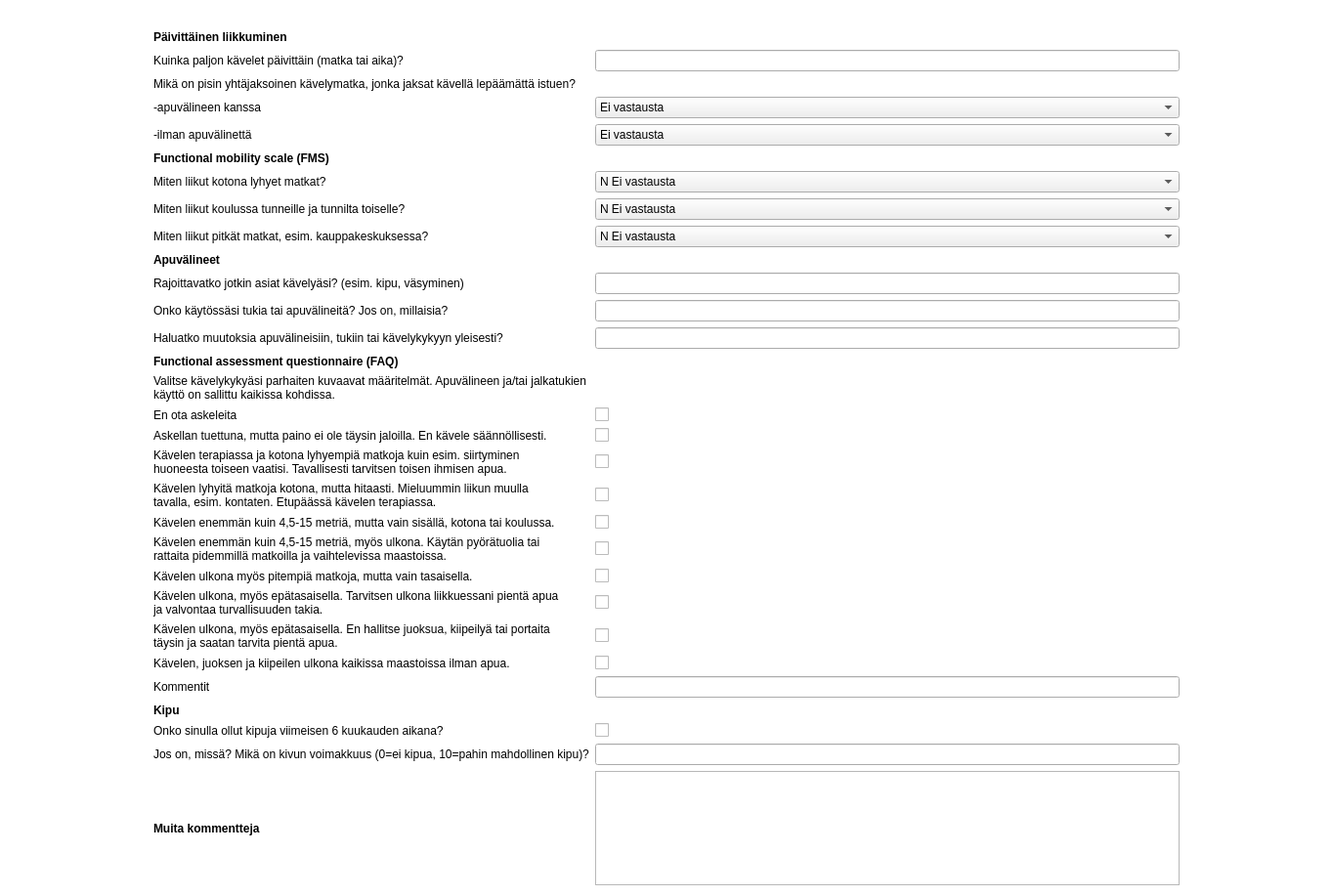
          <widget class="QWidget" name="scrollAreaWidgetContents_2">
           <property name="geometry">
            <rect>
             <x>0</x>
             <y>0</y>
             <width>1363</width>
             <height>917</height>
            </rect>
           </property>
           <property name="palette">
            <palette>
             <active>
              <colorrole role="Base">
               <brush brushstyle="SolidPattern">
                <color alpha="255">
                 <red>255</red>
                 <green>255</green>
                 <blue>255</blue>
                </color>
               </brush>
              </colorrole>
              <colorrole role="Window">
               <brush brushstyle="SolidPattern">
                <color alpha="255">
                 <red>255</red>
                 <green>255</green>
                 <blue>255</blue>
                </color>
               </brush>
              </colorrole>
             </active>
             <inactive>
              <colorrole role="Base">
               <brush brushstyle="SolidPattern">
                <color alpha="255">
                 <red>255</red>
                 <green>255</green>
                 <blue>255</blue>
                </color>
               </brush>
              </colorrole>
              <colorrole role="Window">
               <brush brushstyle="SolidPattern">
                <color alpha="255">
                 <red>255</red>
                 <green>255</green>
                 <blue>255</blue>
                </color>
               </brush>
              </colorrole>
             </inactive>
             <disabled>
              <colorrole role="Base">
               <brush brushstyle="SolidPattern">
                <color alpha="255">
                 <red>255</red>
                 <green>255</green>
                 <blue>255</blue>
                </color>
               </brush>
              </colorrole>
              <colorrole role="Window">
               <brush brushstyle="SolidPattern">
                <color alpha="255">
                 <red>255</red>
                 <green>255</green>
                 <blue>255</blue>
                </color>
               </brush>
              </colorrole>
             </disabled>
            </palette>
           </property>
           <property name="autoFillBackground">
            <bool>true</bool>
           </property>
           <property name="styleSheet">
            <string notr="true">QScrollArea {background-color: #FFFFFF}</string>
           </property>
           <layout class="QHBoxLayout" name="horizontalLayout_3">
            <item>
             <layout class="QGridLayout" name="gridLayout_16">
              <item row="20" column="2">
               <widget class="QCheckBox" name="xbKyselyFAQKavelenJonkinVerranSisalla">
                <property name="text">
                 <string/>
                </property>
               </widget>
              </item>
              <item row="11" column="1">
               <widget class="QLabel" name="label_115">
                <property name="text">
                 <string>Rajoittavatko jotkin asiat kävelyäsi? (esim. kipu, väsyminen)</string>
                </property>
               </widget>
              </item>
              <item row="25" column="2">
               <widget class="QCheckBox" name="xbKyselyFAQKavelenUlkonaKaikissaMaastoissa">
                <property name="text">
                 <string/>
                </property>
               </widget>
              </item>
              <item row="9" column="2">
               <widget class="QComboBox" name="cbFMSPitkatMatkat">
                <item>
                 <property name="text">
                  <string>N Ei vastausta</string>
                 </property>
                </item>
                <item>
                 <property name="text">
                  <string>6 Omatoimisesti kaikilla alustoilla ilman toisen henkilön apua</string>
                 </property>
                </item>
                <item>
                 <property name="text">
                  <string>5 Omatoimisesti tasamaalla, portailla kaiteeseen tukien (jos huonekaluihin, aitoihin yms. tukien, valitse 4)</string>
                 </property>
                </item>
                <item>
                 <property name="text">
                  <string>4 Kävelykepin avulla ilman toisen henkilön apua</string>
                 </property>
                </item>
                <item>
                 <property name="text">
                  <string>3 Kyynärsauvojen avulla ilman toisen henkilön apua</string>
                 </property>
                </item>
                <item>
                 <property name="text">
                  <string>2 Kävelytelineen avulla ilman toisen henkilön apua</string>
                 </property>
                </item>
                <item>
                 <property name="text">
                  <string>1 Pyörätuolilla. Siirtymissä mahdollisesti seison tai muutama askel tuettuna.</string>
                 </property>
                </item>
                <item>
                 <property name="text">
                  <string>C Ryömien</string>
                 </property>
                </item>
               </widget>
              </item>
              <item row="16" column="1">
               <widget class="QLabel" name="label_141">
                <property name="text">
                 <string>En ota askeleita</string>
                </property>
               </widget>
              </item>
              <item row="22" column="2">
               <widget class="QCheckBox" name="xbKyselyFAQKavelenPitempiaMatkojaUlkonaTasaisella">
                <property name="text">
                 <string/>
                </property>
               </widget>
              </item>
              <item row="30" column="1">
               <widget class="QLabel" name="label_47">
                <property name="font">
                 <font>
                  <weight>75</weight>
                  <bold>true</bold>
                 </font>
                </property>
                <property name="text">
                 <string>Muita kommentteja</string>
                </property>
               </widget>
              </item>
              <item row="2" column="0">
               <spacer name="horizontalSpacer_81">
                <property name="orientation">
                 <enum>Qt::Horizontal</enum>
                </property>
                <property name="sizeHint" stdset="0">
                 <size>
                  <width>40</width>
                  <height>20</height>
                 </size>
                </property>
               </spacer>
              </item>
              <item row="10" column="1">
               <widget class="QLabel" name="label_120">
                <property name="font">
                 <font>
                  <weight>75</weight>
                  <bold>true</bold>
                 </font>
                </property>
                <property name="text">
                 <string>Apuvälineet</string>
                </property>
               </widget>
              </item>
              <item row="17" column="2">
               <widget class="QCheckBox" name="xbKyselyFAQAskellanTuettuna">
                <property name="text">
                 <string/>
                </property>
               </widget>
              </item>
              <item row="20" column="1">
               <widget class="QLabel" name="label_128">
                <property name="text">
                 <string>Kävelen enemmän kuin 4,5-15 metriä, mutta vain sisällä, kotona tai koulussa.</string>
                </property>
               </widget>
              </item>
              <item row="29" column="2">
               <widget class="QLineEdit" name="lnKyselyKipuKuvaus"/>
              </item>
              <item row="16" column="2">
               <widget class="QCheckBox" name="xbKyselyFAQEiAskeleita">
                <property name="text">
                 <string/>
                </property>
               </widget>
              </item>
              <item row="5" column="2">
               <widget class="QComboBox" name="cbKyselyPaivittainenYhtajaksMatkaIlmanApuv">
                <item>
                 <property name="text">
                  <string>Ei vastausta</string>
                 </property>
                </item>
                <item>
                 <property name="text">
                  <string>5 m</string>
                 </property>
                </item>
                <item>
                 <property name="text">
                  <string>50 m</string>
                 </property>
                </item>
                <item>
                 <property name="text">
                  <string>500 m</string>
                 </property>
                </item>
                <item>
                 <property name="text">
                  <string>1-2 km</string>
                 </property>
                </item>
                <item>
                 <property name="text">
                  <string>Yli 3 km</string>
                 </property>
                </item>
               </widget>
              </item>
              <item row="21" column="2">
               <widget class="QCheckBox" name="xbKyselyKavelenJonkinVerranUlkona">
                <property name="text">
                 <string/>
                </property>
               </widget>
              </item>
              <item row="27" column="1">
               <widget class="QLabel" name="label_130">
                <property name="font">
                 <font>
                  <weight>75</weight>
                  <bold>true</bold>
                 </font>
                </property>
                <property name="text">
                 <string>Kipu</string>
                </property>
               </widget>
              </item>
              <item row="13" column="1">
               <widget class="QLabel" name="label_117">
                <property name="text">
                 <string>Haluatko muutoksia apuvälineisiin, tukiin tai kävelykykyyn yleisesti?</string>
                </property>
               </widget>
              </item>
              <item row="8" column="1">
               <widget class="QLabel" name="label_122">
                <property name="text">
                 <string>Miten liikut koulussa tunneille ja tunnilta toiselle?</string>
                </property>
               </widget>
              </item>
              <item row="2" column="2">
               <widget class="QLineEdit" name="lnKyselyPaivittainenMatka"/>
              </item>
              <item row="19" column="2">
               <widget class="QCheckBox" name="xbKyselyFAQKavelenLyhyitaMatkojaKotona">
                <property name="text">
                 <string/>
                </property>
               </widget>
              </item>
              <item row="24" column="2">
               <widget class="QCheckBox" name="xbKyselyFAQKavelenUlkonaEpatasaisellaPientaApua">
                <property name="text">
                 <string/>
                </property>
               </widget>
              </item>
              <item row="22" column="1">
               <widget class="QLabel" name="label_129">
                <property name="text">
                 <string>Kävelen ulkona myös pitempiä matkoja, mutta vain tasaisella.</string>
                </property>
               </widget>
              </item>
              <item row="23" column="2">
               <widget class="QCheckBox" name="xbKyselyFAQKavelenPitempiaMatkojaUlkonaEpatasaisellaApua">
                <property name="text">
                 <string/>
                </property>
               </widget>
              </item>
              <item row="26" column="1">
               <widget class="QLabel" name="label_46">
                <property name="text">
                 <string>Kommentit</string>
                </property>
               </widget>
              </item>
              <item row="4" column="2">
               <widget class="QComboBox" name="cbKyselyPaivittainenYhtajaksMatkaApuv">
                <item>
                 <property name="text">
                  <string>Ei vastausta</string>
                 </property>
                </item>
                <item>
                 <property name="text">
                  <string>5 m</string>
                 </property>
                </item>
                <item>
                 <property name="text">
                  <string>50 m</string>
                 </property>
                </item>
                <item>
                 <property name="text">
                  <string>500 m</string>
                 </property>
                </item>
                <item>
                 <property name="text">
                  <string>1-2 km</string>
                 </property>
                </item>
                <item>
                 <property name="text">
                  <string>Yli 3 km</string>
                 </property>
                </item>
               </widget>
              </item>
              <item row="4" column="1">
               <widget class="QLabel" name="label_137">
                <property name="text">
                 <string>-apuvälineen kanssa</string>
                </property>
               </widget>
              </item>
              <item row="2" column="1">
               <widget class="QLabel" name="label_139">
                <property name="text">
                 <string>Kuinka paljon kävelet päivittäin (matka tai aika)?</string>
                </property>
               </widget>
              </item>
              <item row="5" column="1">
               <widget class="QLabel" name="label_138">
                <property name="text">
                 <string>-ilman apuvälinettä</string>
                </property>
               </widget>
              </item>
              <item row="1" column="1">
               <widget class="QLabel" name="label_142">
                <property name="font">
                 <font>
                  <weight>75</weight>
                  <bold>true</bold>
                 </font>
                </property>
                <property name="text">
                 <string>Päivittäinen liikkuminen</string>
                </property>
               </widget>
              </item>
              <item row="14" column="1">
               <widget class="QLabel" name="label_116">
                <property name="font">
                 <font>
                  <weight>75</weight>
                  <bold>true</bold>
                 </font>
                </property>
                <property name="text">
                 <string>Functional assessment questionnaire (FAQ)</string>
                </property>
               </widget>
              </item>
              <item row="28" column="2">
               <widget class="QCheckBox" name="xbKyselyKipujaViim6kk">
                <property name="text">
                 <string/>
                </property>
               </widget>
              </item>
              <item row="9" column="1">
               <widget class="QLabel" name="label_127">
                <property name="text">
                 <string>Miten liikut pitkät matkat, esim. kauppakeskuksessa?</string>
                </property>
               </widget>
              </item>
              <item row="24" column="1">
               <widget class="QLabel" name="label_126">
                <property name="text">
                 <string>Kävelen ulkona, myös epätasaisella. En hallitse juoksua, kiipeilyä tai portaita
täysin ja saatan tarvita pientä apua.</string>
                </property>
               </widget>
              </item>
              <item row="25" column="1">
               <widget class="QLabel" name="label_125">
                <property name="text">
                 <string>Kävelen, juoksen ja kiipeilen ulkona kaikissa maastoissa ilman apua.</string>
                </property>
               </widget>
              </item>
              <item row="28" column="1">
               <widget class="QLabel" name="label_131">
                <property name="text">
                 <string>Onko sinulla ollut kipuja viimeisen 6 kuukauden aikana?</string>
                </property>
               </widget>
              </item>
              <item row="26" column="2">
               <widget class="QLineEdit" name="lnKyselyFAQKOmmentit"/>
              </item>
              <item row="6" column="1">
               <widget class="QLabel" name="label_121">
                <property name="font">
                 <font>
                  <weight>75</weight>
                  <bold>true</bold>
                 </font>
                </property>
                <property name="text">
                 <string>Functional mobility scale (FMS)</string>
                </property>
               </widget>
              </item>
              <item row="29" column="1">
               <widget class="QLabel" name="label_118">
                <property name="text">
                 <string>Jos on, missä? Mikä on kivun voimakkuus (0=ei kipua, 10=pahin mahdollinen kipu)?</string>
                </property>
               </widget>
              </item>
              <item row="15" column="1">
               <widget class="QLabel" name="label_119">
                <property name="text">
                 <string>Valitse kävelykykyäsi parhaiten kuvaavat määritelmät. Apuvälineen ja/tai jalkatukien
käyttö on sallittu kaikissa kohdissa.</string>
                </property>
               </widget>
              </item>
              <item row="7" column="2">
               <widget class="QComboBox" name="cbFMSLyhyetMatkat">
                <item>
                 <property name="text">
                  <string>N Ei vastausta</string>
                 </property>
                </item>
                <item>
                 <property name="text">
                  <string>6 Omatoimisesti kaikilla alustoilla ilman toisen henkilön apua</string>
                 </property>
                </item>
                <item>
                 <property name="text">
                  <string>5 Omatoimisesti tasamaalla, portailla kaiteeseen tukien (jos huonekaluihin yms. tukien, valitse 4)</string>
                 </property>
                </item>
                <item>
                 <property name="text">
                  <string>4 Kävelykepin avulla ilman toisen henkilön apua</string>
                 </property>
                </item>
                <item>
                 <property name="text">
                  <string>3 Kyynärsauvojen avulla ilman toisen henkilön apua</string>
                 </property>
                </item>
                <item>
                 <property name="text">
                  <string>2 Kävelytelineen avulla ilman toisen henkilön apua</string>
                 </property>
                </item>
                <item>
                 <property name="text">
                  <string>1 Pyörätuolilla. Siirtymissä mahdollisesti seison tai muutama askel tuettuna.</string>
                 </property>
                </item>
                <item>
                 <property name="text">
                  <string>C Ryömien</string>
                 </property>
                </item>
               </widget>
              </item>
              <item row="21" column="1">
               <widget class="QLabel" name="label_136">
                <property name="text">
                 <string>Kävelen enemmän kuin 4,5-15 metriä, myös ulkona. Käytän pyörätuolia tai
rattaita pidemmillä matkoilla ja vaihtelevissa maastoissa.</string>
                </property>
               </widget>
              </item>
              <item row="11" column="2">
               <widget class="QLineEdit" name="lnKyselyApuvRajoittavat"/>
              </item>
              <item row="17" column="1">
               <widget class="QLabel" name="label_135">
                <property name="text">
                 <string>Askellan tuettuna, mutta paino ei ole täysin jaloilla. En kävele säännöllisesti.</string>
                </property>
               </widget>
              </item>
              <item row="3" column="1">
               <widget class="QLabel" name="label_134">
                <property name="text">
                 <string>Mikä on pisin yhtäjaksoinen kävelymatka, jonka jaksat kävellä lepäämättä istuen?</string>
                </property>
               </widget>
              </item>
              <item row="23" column="1">
               <widget class="QLabel" name="label_133">
                <property name="text">
                 <string>Kävelen ulkona, myös epätasaisella. Tarvitsen ulkona liikkuessani pientä apua
ja valvontaa turvallisuuden takia.</string>
                </property>
               </widget>
              </item>
              <item row="8" column="2">
               <widget class="QComboBox" name="cbFMSKoulussa">
                <item>
                 <property name="text">
                  <string>N Ei vastausta</string>
                 </property>
                </item>
                <item>
                 <property name="text">
                  <string>6 Omatoimisesti kaikilla alustoilla ilman toisen henkilön apua</string>
                 </property>
                </item>
                <item>
                 <property name="text">
                  <string>5 Omatoimisesti tasamaalla, portailla kaiteeseen tukien (jos huonekaluihin, aitoihin yms. tukien, valitse 4)</string>
                 </property>
                </item>
                <item>
                 <property name="text">
                  <string>4 Kävelykepin avulla ilman toisen henkilön apua</string>
                 </property>
                </item>
                <item>
                 <property name="text">
                  <string>3 Kyynärsauvojen avulla ilman toisen henkilön apua</string>
                 </property>
                </item>
                <item>
                 <property name="text">
                  <string>2 Kävelytelineen avulla ilman toisen henkilön apua</string>
                 </property>
                </item>
                <item>
                 <property name="text">
                  <string>1 Pyörätuolilla. Siirtymissä mahdollisesti seison tai muutama askel tuettuna.</string>
                 </property>
                </item>
                <item>
                 <property name="text">
                  <string>C Ryömien</string>
                 </property>
                </item>
               </widget>
              </item>
              <item row="12" column="2">
               <widget class="QLineEdit" name="lnKyselyApuvKaytossa"/>
              </item>
              <item row="7" column="1">
               <widget class="QLabel" name="label_124">
                <property name="text">
                 <string>Miten liikut kotona lyhyet matkat?</string>
                </property>
               </widget>
              </item>
              <item row="19" column="1">
               <widget class="QLabel" name="label_123">
                <property name="text">
                 <string>Kävelen lyhyitä matkoja kotona, mutta hitaasti. Mieluummin liikun muulla
tavalla, esim. kontaten. Etupäässä kävelen terapiassa.</string>
                </property>
               </widget>
              </item>
              <item row="18" column="1">
               <widget class="QLabel" name="label_140">
                <property name="text">
                 <string>Kävelen terapiassa ja kotona lyhyempiä matkoja kuin esim. siirtyminen
huoneesta toiseen vaatisi. Tavallisesti tarvitsen toisen ihmisen apua.</string>
                </property>
               </widget>
              </item>
              <item row="18" column="2">
               <widget class="QCheckBox" name="xbKyselyFAQKavelenTerapiassa">
                <property name="text">
                 <string/>
                </property>
               </widget>
              </item>
              <item row="12" column="1">
               <widget class="QLabel" name="label_132">
                <property name="text">
                 <string>Onko käytössäsi tukia tai apuvälineitä? Jos on, millaisia?</string>
                </property>
               </widget>
              </item>
              <item row="13" column="2">
               <widget class="QLineEdit" name="lnKyselyApuvMuutokset"/>
              </item>
              <item row="0" column="1">
               <spacer name="verticalSpacer_11">
                <property name="orientation">
                 <enum>Qt::Vertical</enum>
                </property>
                <property name="sizeType">
                 <enum>QSizePolicy::Fixed</enum>
                </property>
                <property name="sizeHint" stdset="0">
                 <size>
                  <width>20</width>
                  <height>20</height>
                 </size>
                </property>
               </spacer>
              </item>
              <item row="2" column="3">
               <spacer name="horizontalSpacer_153">
                <property name="orientation">
                 <enum>Qt::Horizontal</enum>
                </property>
                <property name="sizeHint" stdset="0">
                 <size>
                  <width>40</width>
                  <height>20</height>
                 </size>
                </property>
               </spacer>
              </item>
              <item row="30" column="2">
               <widget class="QTextEdit" name="cmtKysely"/>
              </item>
             </layout>
            </item>
           </layout>
          </widget>
